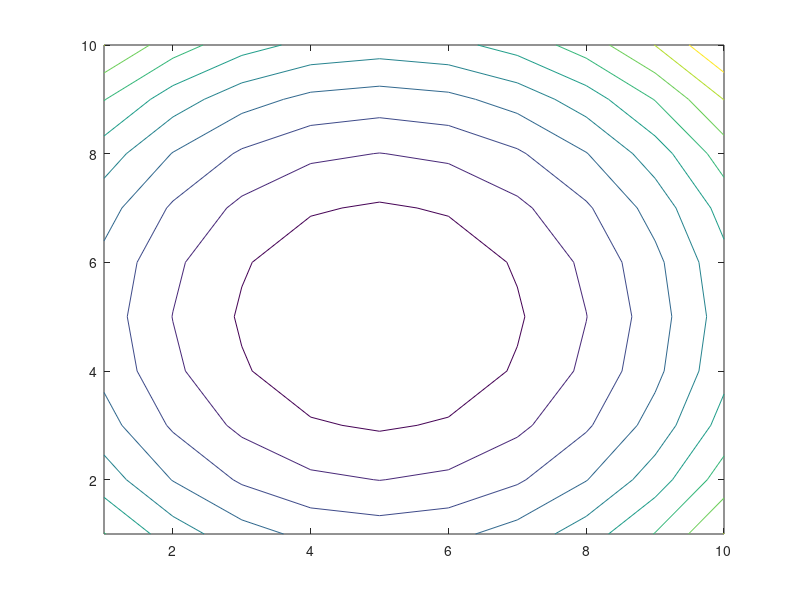

Write the MATLAB code that produced this figure. (Note: this script raises an error after producing the figure.)
clear all
close all
clc

modes = {'const', 'decay', 'softmax', 'softmaxDecay'};

params = [0.1, 0.5, 1, 10];
Qinit= 200;
myMode=4;
useD=1;

alpha=0.1;
numEpochs=100;
numRuns=20;


AS.mode = modes{myMode};
AS.param1 = params(myMode);
AS.param2 = 0;

var1choices=10;
var2choices=10;

var1=linspace(1,10,var1choices);
var2=linspace(1,10,var2choices);

func=@(x1,x2) 100-((x1-5).^2+(x2-5).^2);
[Var1,Var2]=meshgrid(var1,var2);
funcv=((Var1-5).^2+(Var2-5).^2);

contour(Var1,Var2,funcv)
hold on

agents=create_agents(var1choices,var2choices, Qinit);
for r=1:numRuns
loc_agent=plot(1,1, '*');
for e=1:numEpochs
   AS.param2=e/numEpochs;
   actions=choose_actions(agents,AS);
   x1=var1(actions(1));
   x2=var2(actions(2));
   
   set(loc_agent, 'Xdata',x1, 'Ydata',x2)
   drawnow
   %pause(0.01)
   
   
   rewards=compute_rewards(useD,x1,x2,var1,var2, func);
   reward_hist(e,:)=rewards;
   agents=update_values(agents,rewards,actions,alpha);
   
end

end